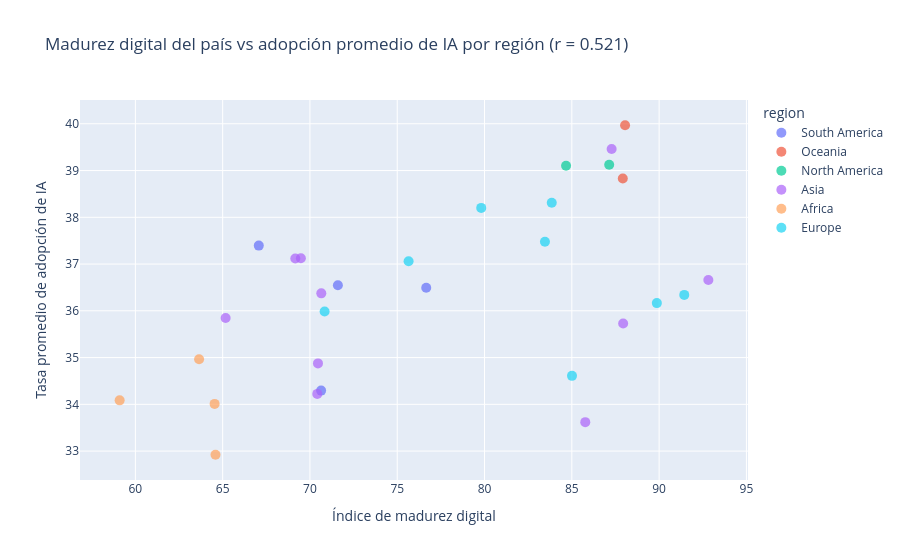

Write notebook code for a chart like this one.
### Markdown cell above
La adopción promedio difiere entre regiones, pero también existe dispersión importante
dentro de cada una. Por eso, la región geográfica no debe interpretarse como una
explicación suficiente del fenómeno. En particular, **Asia es un grupo muy
heterogéneo**: reunir países con estructuras económicas y tecnológicas diferentes en
una única categoría regional simplifica una realidad más compleja.

Para evitar quedarnos únicamente con promedios regionales, pasamos al nivel país y lo
relacionamos con el índice de madurez digital.

### Code cell
import plotly.express as px

country_adoption = (
    company
    .groupby('country', as_index=False)['ai_adoption_rate']
    .agg(
        ai_adoption_rate='mean',
        adoption_std='std'
    )
)

country_merged = (
    country_adoption
    .merge(
        country[['country', 'digital_maturity_index', 'region']],
        on='country',
        how='left'
    )
)

correlacion_pais = country_merged[
    ['digital_maturity_index', 'ai_adoption_rate']
].corr().iloc[0, 1]

fig = px.scatter(
    country_merged,
    x='digital_maturity_index',
    y='ai_adoption_rate',
    color='region',
    hover_name='country',
    hover_data={
        'digital_maturity_index': ':.3f',
        'ai_adoption_rate': ':.2f',
        'adoption_std': ':.2f',
        'region': True
    },
    title=(
        'Madurez digital del país vs adopción promedio de IA por región '
        f'(r = {correlacion_pais:.3f})'
    ),
    labels={
        'digital_maturity_index': 'Índice de madurez digital',
        'ai_adoption_rate': 'Tasa promedio de adopción de IA',
        'adoption_std': 'Desvío estándar'
    },
)

fig.update_traces(marker=dict(size=10, opacity=0.7))
fig.show()

### Figure 1 — Plotly figure (JSON) as saved in the notebook; plotly's stock layout.template omitted (floating-point values rounded to 4 significant figures)
{"data": [{"customdata": [[15.45, "South America"], [15.76, "South America"], [15.78, "South America"], [14.93, "South America"]], "hovertemplate": "<b>%{hovertext}</b><br><br>region=%{customdata[1]}<br>Índice de madurez digital=%{x:.3f}<br>Tasa promedio de adopción de IA=%{y:.2f}<br>Desvío estándar=%{customdata[0]:.2f}<extra></extra>", "hovertext": ["Argentina", "Brazil", "Chile", "Colombia"], "legendgroup": "South America", "marker": {"color": "#636efa", "opacity": 0.7, "size": 10, "symbol": "circle"}, "mode": "markers", "name": "South America", "orientation": "v", "showlegend": true, "type": "scatter", "x": [70.64, 71.6, 76.66, 67.07], "xaxis": "x", "y": [34.29, 36.55, 36.49, 37.39], "yaxis": "y"}, {"customdata": [[15.38, "Oceania"], [14.87, "Oceania"]], "hovertemplate": "<b>%{hovertext}</b><br><br>region=%{customdata[1]}<br>Índice de madurez digital=%{x:.3f}<br>Tasa promedio de adopción de IA=%{y:.2f}<br>Desvío estándar=%{customdata[0]:.2f}<extra></extra>", "hovertext": ["Australia", "New Zealand"], "legendgroup": "Oceania", "marker": {"color": "#EF553B", "opacity": 0.7, "size": 10, "symbol": "circle"}, "mode": "markers", "name": "Oceania", "orientation": "v", "showlegend": true, "type": "scatter", "x": [88.05, 87.92], "xaxis": "x", "y": [39.97, 38.83], "yaxis": "y"}, {"customdata": [[15.23, "North America"], [15.41, "North America"]], "hovertemplate": "<b>%{hovertext}</b><br><br>region=%{customdata[1]}<br>Índice de madurez digital=%{x:.3f}<br>Tasa promedio de adopción de IA=%{y:.2f}<br>Desvío estándar=%{customdata[0]:.2f}<extra></extra>", "hovertext": ["Canada", "USA"], "legendgroup": "North America", "marker": {"color": "#00cc96", "opacity": 0.7, "size": 10, "symbol": "circle"}, "mode": "markers", "name": "North America", "orientation": "v", "showlegend": true, "type": "scatter", "x": [84.67, 87.14], "xaxis": "x", "y": [39.1, 39.13], "yaxis": "y"}, {"customdata": [[15.24, "Asia"], [15.55, "Asia"], [14.64, "Asia"], [15.52, "Asia"], [15.11, "Asia"], [15.04, "Asia"], [15.31, "Asia"], [14.88, "Asia"], [15.34, "Asia"], [15.12, "Asia"]], "hovertemplate": "<b>%{hovertext}</b><br><br>region=%{customdata[1]}<br>Índice de madurez digital=%{x:.3f}<br>Tasa promedio de adopción de IA=%{y:.2f}<br>Desvío estándar=%{customdata[0]:.2f}<extra></extra>", "hovertext": ["China", "India", "Indonesia", "Japan", "Malaysia", "Philippines", "Singapore", "South Korea", "Thailand", "Vietnam"], "legendgroup": "Asia", "marker": {"color": "#ab63fa", "opacity": 0.7, "size": 10, "symbol": "circle"}, "mode": "markers", "name": "Asia", "orientation": "v", "showlegend": true, "type": "scatter", "x": [85.77, 70.65, 69.48, 87.94, 70.42, 65.17, 87.28, 92.82, 70.46, 69.16], "xaxis": "x", "y": [33.62, 36.37, 37.12, 35.73, 34.22, 35.85, 39.46, 36.66, 34.88, 37.12], "yaxis": "y"}, {"customdata": [[15.39, "Africa"], [15.0, "Africa"], [15.52, "Africa"], [15.38, "Africa"]], "hovertemplate": "<b>%{hovertext}</b><br><br>region=%{customdata[1]}<br>Índice de madurez digital=%{x:.3f}<br>Tasa promedio de adopción de IA=%{y:.2f}<br>Desvío estándar=%{customdata[0]:.2f}<extra></extra>", "hovertext": ["Egypt", "Kenya", "Nigeria", "South Africa"], "legendgroup": "Africa", "marker": {"color": "#FFA15A", "opacity": 0.7, "size": 10, "symbol": "circle"}, "mode": "markers", "name": "Africa", "orientation": "v", "showlegend": true, "type": "scatter", "x": [64.59, 63.65, 59.1, 64.54], "xaxis": "x", "y": [32.92, 34.96, 34.09, 34.01], "yaxis": "y"}, {"customdata": [[15.88, "Europe"], [15.34, "Europe"], [15.59, "Europe"], [15.51, "Europe"], [14.92, "Europe"], [15.53, "Europe"], [15.47, "Europe"], [15.08, "Europe"]], "hovertemplate": "<b>%{hovertext}</b><br><br>region=%{customdata[1]}<br>Índice de madurez digital=%{x:.3f}<br>Tasa promedio de adopción de IA=%{y:.2f}<br>Desvío estándar=%{customdata[0]:.2f}<extra></extra>", "hovertext": ["France", "Germany", "Italy", "Netherlands", "Poland", "Spain", "Sweden", "UK"], "legendgroup": "Europe", "marker": {"color": "#19d3f3", "opacity": 0.7, "size": 10, "symbol": "circle"}, "mode": "markers", "name": "Europe", "orientation": "v", "showlegend": true, "type": "scatter", "x": [83.46, 85.01, 75.65, 91.44, 70.84, 79.81, 89.87, 83.85], "xaxis": "x", "y": [37.48, 34.61, 37.06, 36.34, 35.99, 38.2, 36.16, 38.31], "yaxis": "y"}], "layout": {"legend": {"title": {"text": "region"}, "tracegroupgap": 0}, "title": {"text": "Madurez digital del país vs adopción promedio de IA por región (r = 0.521)"}, "xaxis": {"anchor": "y", "domain": [0, 1], "title": {"text": "Índice de madurez digital"}}, "yaxis": {"anchor": "x", "domain": [0, 1], "title": {"text": "Tasa promedio de adopción de IA"}}}}
